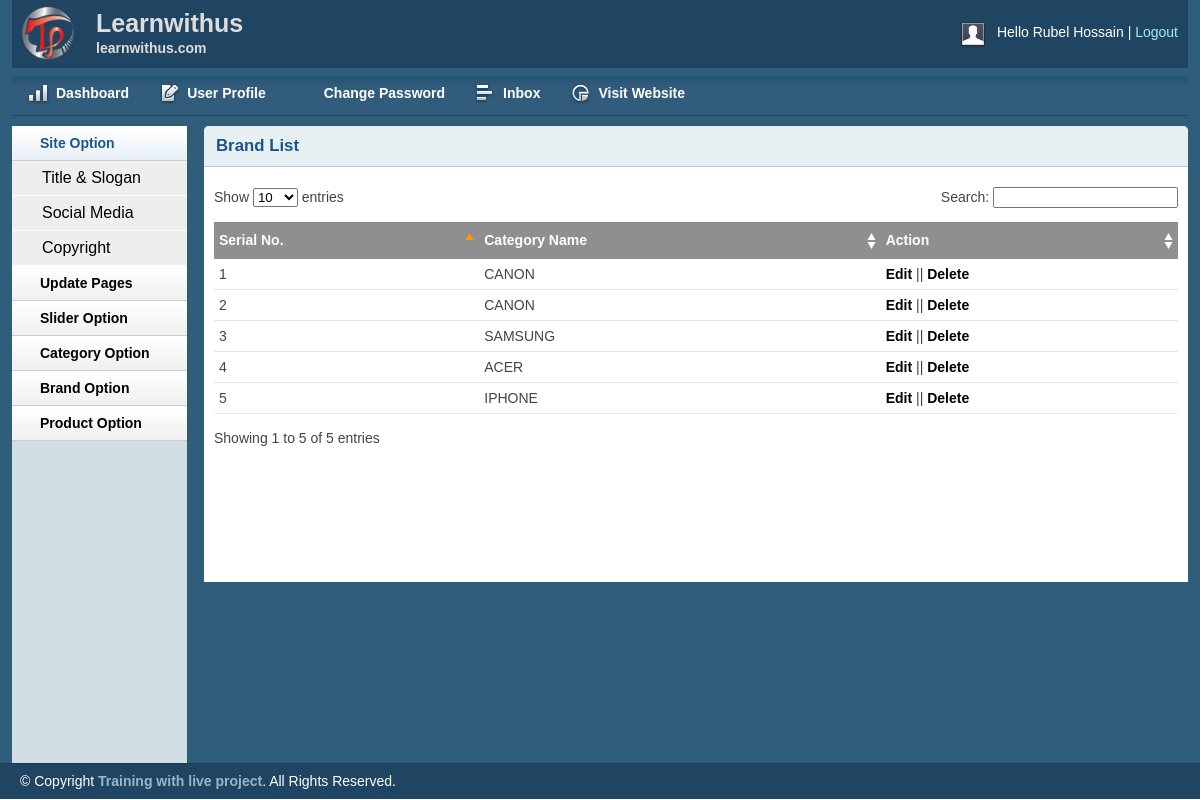
Page /admin/brandlist.php (signed in) on the committed database.
### tables this page shows
CREATE TABLE `tbl_brand` (
  `bandId` int(11) NOT NULL,
  `brandName` varchar(255) NOT NULL
);

### lib/Database.php (called while the page is built, shortened)
<?php
class  Database{
    public $host = DB_HOST ;
    public $user = DB_USER ;
    public $pass = DB_PASS ;
    public $dbname = DB_NAME ;
    public $link ;
    public function connectDB()
    {
        $this->link = new mysqli($this->host , $this->user , $this->pass , $this->dbname );
    }
    public function select($query){
        $result = $this->link->query($query) or die ($this->link->error.__LINE__);
        if( $result->num_rows > 0 ){
            return $result ;
        }else{
            return false ;
        }
    }
}
?>

### classes/Brand.php (called while the page is built, shortened)
<?php
include_once '../lib/Database.php' ;
?>
<?php
class Brand
{
    private $db ;
    public function __construct(){
        $this->db = new Database() ;
    }
    public function getAllbra(){
        $query = "SELECT * FROM tbl_brand ORDER BY bandId DESC ";
        $result = $this->db->select($query);
        return $result ;
    }
}
?>

### admin/brandlist.php (the view, shortened to what this page needs)
<?php include 'inc/header.php';?>
<?php include 'inc/sidebar.php';?>
<?php include '../classes/Brand.php';?>
<?php
	$bra = new Brand() ;
?>
        <div class="grid_10">
            <div class="box round first grid">
                <h2>Brand List</h2>
                <div class="block">
                    <table class="data display datatable" id="example">
					<thead>
						<tr>
							<th>Serial No.</th>
							<th>Category Name</th>
							<th>Action</th>
						</tr>
					</thead>
					<tbody>
					<?php
						$getBra = $bra->getAllbra();
						if($getBra){
							$i = 0 ;
							while($result = $getBra->fetch_assoc()){
							$i++ ;
					?>
						<tr class="odd gradeX">
							<td><?php echo $i ;?></td>
							<td><?php echo $result['brandName'];?></td>
							<td><a href="braedit.php?braid=<?php echo $result['bandId'];?>">Edit</a> || <a onclick="return confirm('Are you sure to delete')" href="?delbrand=<?php echo $result['bandId'];?>">Delete</a></td>
						</tr>
					<?php 	}
						}
						?>
					</tbody>
				</table>
               </div>
            </div>
        </div>
<?php include 'inc/footer.php';?>

### admin/css/layout.css (style rules this page uses)
body { background: #fff none repeat scroll 0 0; color: #444; font-size: 14px; padding: 0; }
a { color: #000; font-weight:bold; text-decoration: none; }
h1, h2, h3, h4, h5, h6 { line-height:1.2em; margin-bottom:.3em; }
h2 { margin-top:1em; }
.box { background:#fff; margin-bottom:20px; padding:10px 10px 10px 10px; margin-left:-8px; }
.box.grid { padding-bottom:40px; }
.box.round { -moz-border-radius: 5px 5px 0px 0px; -webkit-border-radius: 5px 5px 0px 0px; border-radius: 5px 5px 0px 0px; }
.box h2 { font-size:1.2em; font-weight:bold; color:#1B548D; background:#E6F0F3; margin:-10px -10px 0 -10px; padding:10px 12px; border-bottom:1px solid #B3CBD6; -moz-border-radius: 5px 5px 0px 0px; -webkit-border-radius: 5px 5px 0px 0px; border-radius: 5px 5px 0px 0px; }
.box.first { min-height: 406px; }
.block { padding-top:20px; }
.block { padding-bottom:1px; }
table.display { margin: 0 auto; clear: both; width: 100%; }
.sorting_asc { background: #8f8f8f url(../img/table/sort_asc.png) no-repeat center right; padding:8px 5px; text-align:left; color:#fff; }
.sorting { background:#8f8f8f url(../img/table/sort_both.png) no-repeat center right; padding:8px 5px; text-align:left; color:#fff; }
tr.odd { height: 30px; line-height: 30px; border-bottom:1px solid #e6e6e6; }
tr.even { height: 30px; line-height: 30px; border-bottom:1px solid #e6e6e6; }
tr.odd td, tr.even td { padding-left:5px; }

### rows in the picture
tbl_brand: brandName "CANON"
tbl_brand: brandName "CANON"
tbl_brand: brandName "SAMSUNG"
tbl_brand: brandName "ACER"
tbl_brand: brandName "IPHONE"

### other values in the picture
Session::get('adminName') "Rubel Hossain"
